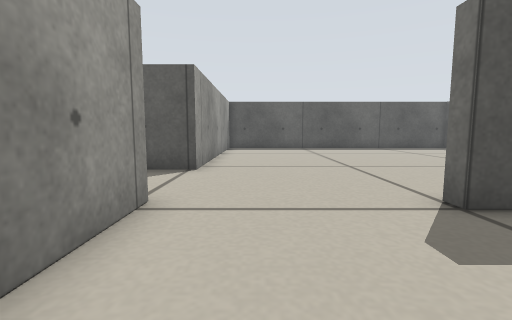
[1] (above)

18 first-person views from a walk through a robot-simulator world made for Stage. The camera is 0.23 m above the floor, tilts 6° down and sees 85° across. Floor lines are 1 m apart. The floor is counted in squares, 0.2 m on a side. Each view is taken from the middle of a square. On the plan, view 1 faces up. The plan holds only what a view shows up to about 12 squares ahead; the rest is blank. The robots in the file are not drawn.

[2]
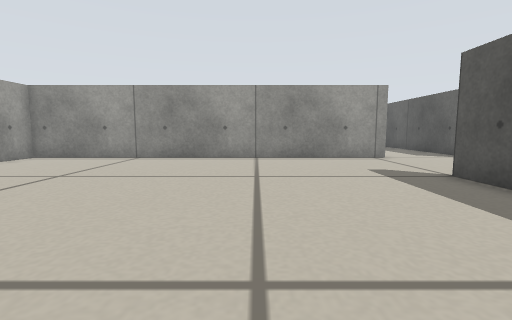

[3]
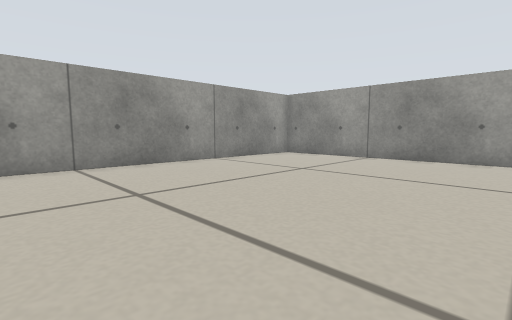

[4]
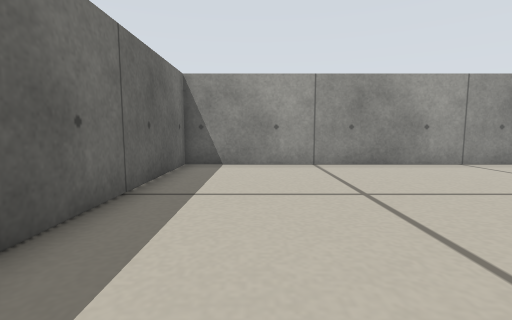

[5]
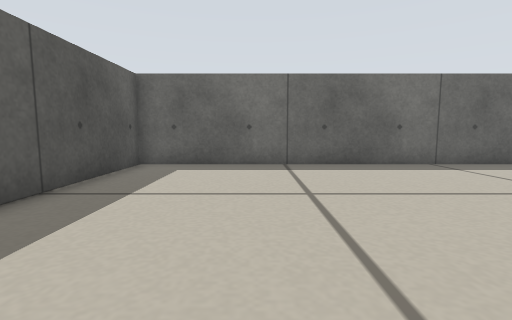

[6]
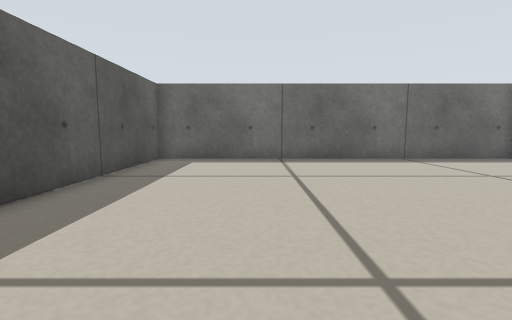

[7]
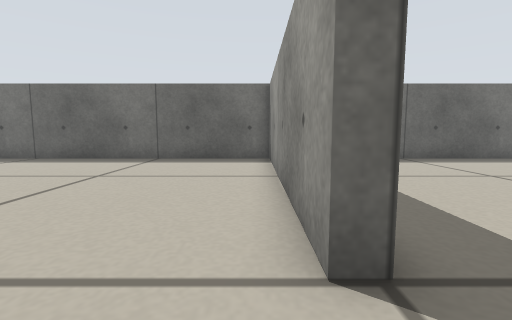

[8]
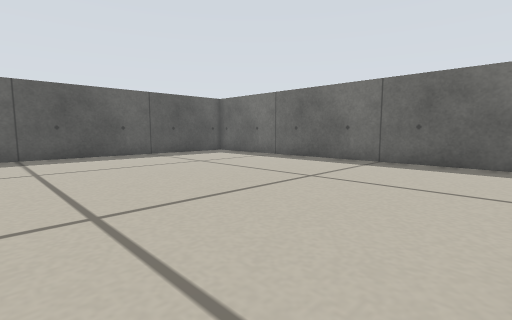

[9]
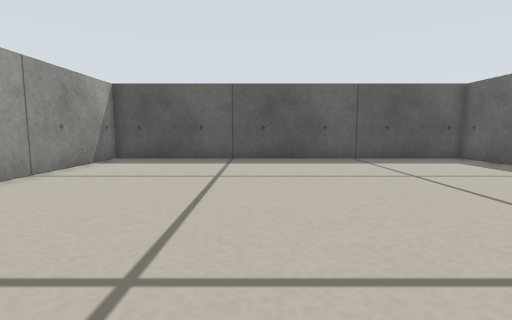

[10]
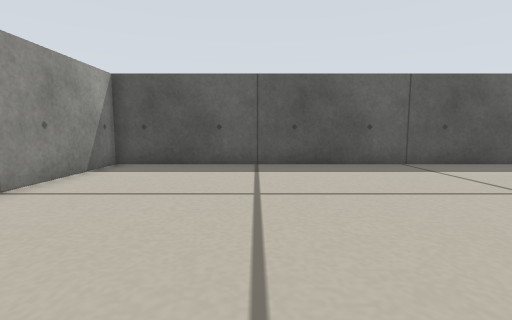

[11]
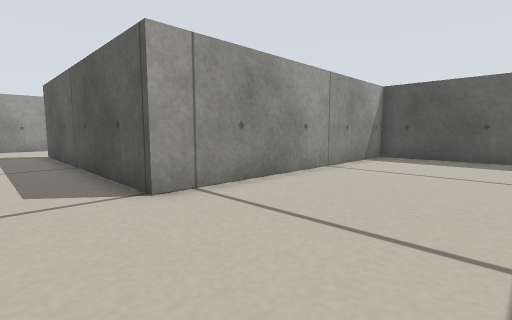

[12]
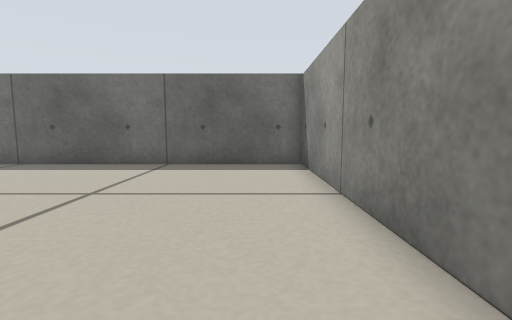

[13]
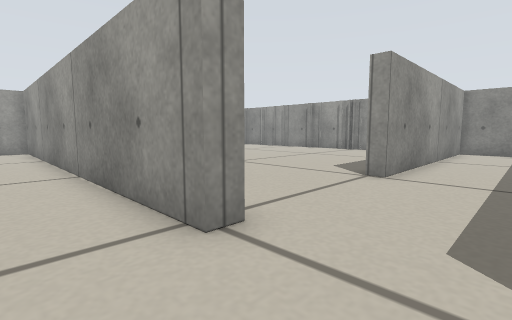

[14]
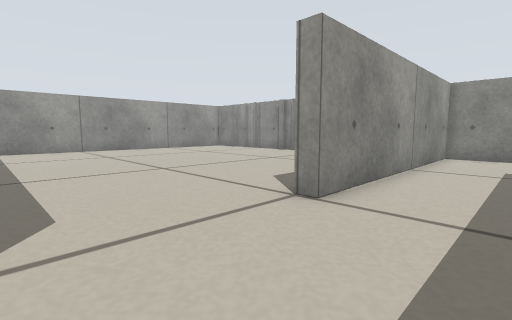

[15]
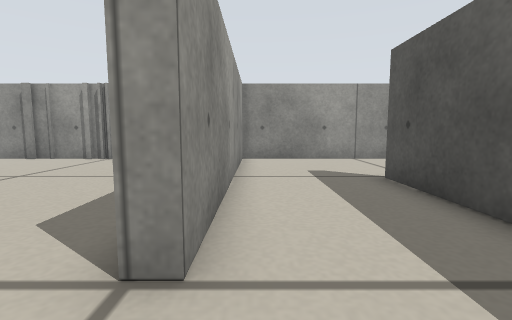

[16]
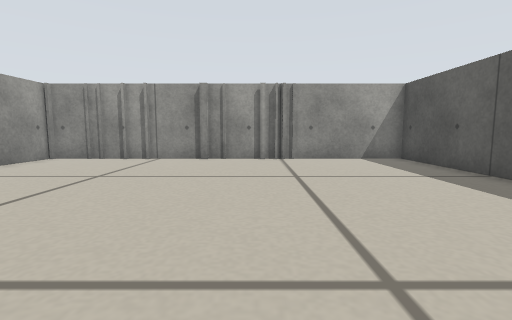

[17]
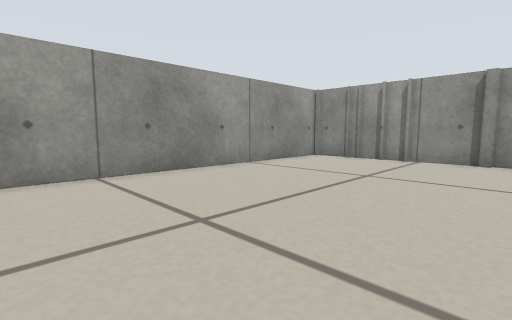

[18]
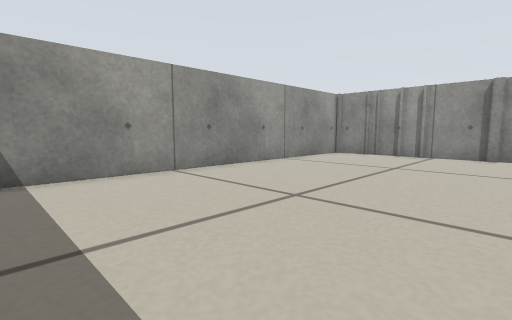

### Floor plan
Points are (right, up) in squares from view 1. A wall is a line through its corners. A room is listed if a view was taken in it or the views show most of it. See-through windows are left out.
Room 1 (views 1, 2, 3, 4, 5, 6)
walls: (1.4, -10.4) (12.4, -10.4) (12.4, 3.9) (3, 3.9) (3, 4.4); (-1.7, 4.4) (-1.7, -10.4) (-0.1, -10.4)
ways out: opening at (1, 4) to room 2
Room 2 (views 7, 8, 9, 10, 11, 12, 13)
walls: (3, 4.4) (12.4, 4.4) (12.4, 18.4) (-1.7, 18.4) (-1.7, 8.1)
ways out: opening at (1, 4) to room 1; opening at (-2, 6) to room 3
Room 3 (views 14, 15)
walls: (-16.4, 9.4) (-16.4, 4.4) (-7, 4.4) (-7, 3.9); (-2.4, 4.4) (-1.7, 4.4); (-1.7, 8.1) (-11.8, 8.1)
ways out: opening at (-2, 6) to room 2; opening at (-5, 4) to room 4; opening at (-14, 8.5)
Room 4 (views 16, 17, 18)
walls: (-11.4, 3.9) (-16.4, 3.9) (-16.4, -4); (-16.4, -4.1) (-16.4, -7.2); (-16.2, -0.8) (-16.2, -1.2); (-16.4, -7.4) (-16.4, -10.4) (-3.2, -10.4)
ways out: opening at (-5, 4) to room 3

Positions as (right, up) in squares from view 1, and headings:
1: (0, 0), facing up
2: (10, -1), facing left
3: (10, -1), facing down-left
4: (10, -1), facing down
5: (3, 0), facing right
6: (1, 0), facing right
7: (1, 5), facing right
8: (2, 5), facing up-right
9: (4, 7), facing up
10: (3, 9), facing up
11: (3, 6), facing up-left
12: (3, 6), facing right
13: (0, 7), facing down-left
14: (-3, 7), facing down-left
15: (-5, 5), facing left
16: (-5, -2), facing left
17: (-5, -3), facing down-left
18: (-3, -3), facing down-left
